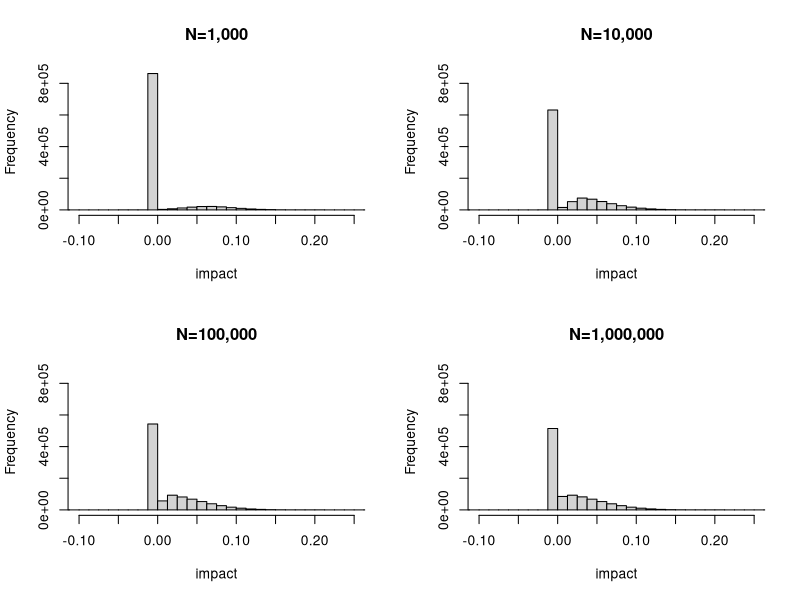
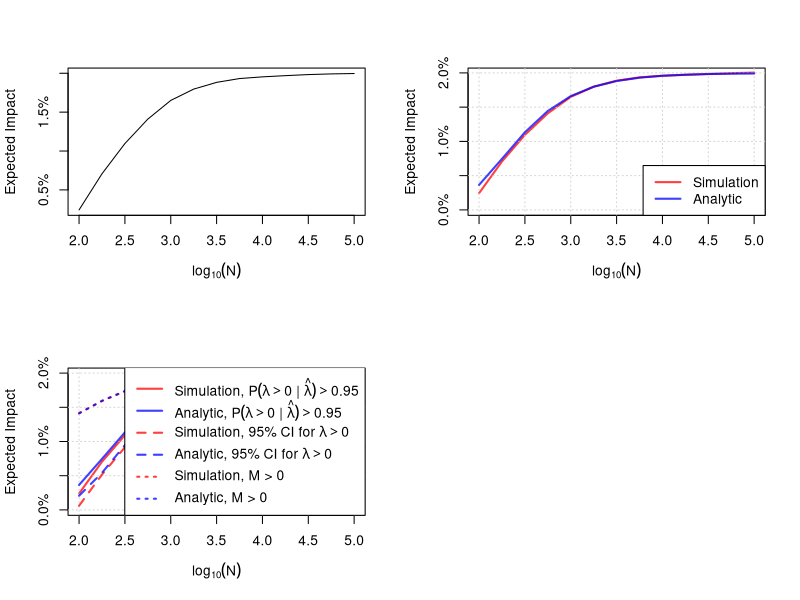

Write the R code that produced these figures, in order.
## ---- chunk 1

# =============================================================================
# Decision Rule 1: Ship if P(lift > 0 | data) > cutoff
# =============================================================================

sim_decisions <- function(n = 5000,
                          cutoff = 0.95,
                          prior_mean = 0,
                          prior_sd = 0.05,
                          control_mean = 2.0,
                          prob_treatment = 0.5,
                          nsims = 100000) {

  # --- 1. Standard Errors ---
  sigma <- 0.5
  se_c <- sigma / sqrt(n * (1 - prob_treatment))
  se_t <- sigma / sqrt(n * prob_treatment)

  # --- 2. Simulate Data ---
  true_lift <- rnorm(nsims, prior_mean, prior_sd)
  control   <- rnorm(nsims, control_mean, se_c)
  treatment <- rnorm(nsims, control_mean * (1 + true_lift), se_t)

  # --- 3. Posterior ---
  estimated_lift    <- (treatment / control) - 1
  estimated_lift_se <- sqrt(se_t^2 / control^2 + se_c^2 * treatment^2 / control^4)

  V <- 1 / (1 / estimated_lift_se^2 + 1 / prior_sd^2)
  M <- V * (estimated_lift / estimated_lift_se^2 + prior_mean / prior_sd^2)
  S <- sqrt(V)

  # --- 4. Decision Rule ---
  # Ship if P(lift > 0 | data) > cutoff
  prob_positive <- pnorm(0, mean = M, sd = S, lower.tail = FALSE)
  impact <- ifelse(prob_positive > cutoff, true_lift, 0)

  mean(impact)
}

analytic_decisions <- function(n = 5000,
                               cutoff = 0.95,
                               prior_mean = 0,
                               prior_sd = 0.05,
                               control_mean = 2.0,
                               prob_treatment = 0.5) {

  # --- 1. Standard Errors ---
  sigma <- 0.5
  se_c <- sigma / sqrt(n * (1 - prob_treatment))
  se_t <- sigma / sqrt(n * prob_treatment)

  # SE of lift via delta method (at mu_t = mu_c)
  se_lift <- sqrt((se_t^2 + se_c^2) / control_mean^2)

  # --- 2. Critical Hurdle ---
  # Minimum observed lift to satisfy P(lift > 0 | data) > cutoff
  z_c <- qnorm(cutoff)
  post_sd_inv <- sqrt(1 / prior_sd^2 + 1 / se_lift^2)
  lambda_crit <- z_c * se_lift^2 * post_sd_inv

  # --- 3. Expected Impact ---
  # E[impact] = integral of delta * P(ship | delta) * prior(delta)
  integrand <- function(delta) {
    prob_ship <- 1 - pnorm(lambda_crit, mean = delta, sd = se_lift)
    delta * prob_ship * dnorm(delta, prior_mean, prior_sd)
  }

  integrate(integrand, lower = -Inf, upper = Inf)$value
}

# =============================================================================
# Decision Rule 2: Ship if lower 95% credible interval > 0
# =============================================================================

sim_decisions_ci <- function(n = 5000,
                             ci_level = 0.95,
                             prior_mean = 0,
                             prior_sd = 0.05,
                             control_mean = 2.0,
                             prob_treatment = 0.5,
                             nsims = 100000) {

  # --- 1. Standard Errors ---
  sigma <- 0.5
  se_c <- sigma / sqrt(n * (1 - prob_treatment))
  se_t <- sigma / sqrt(n * prob_treatment)

  # --- 2. Simulate Data ---
  true_lift <- rnorm(nsims, prior_mean, prior_sd)
  control   <- rnorm(nsims, control_mean, se_c)
  treatment <- rnorm(nsims, control_mean * (1 + true_lift), se_t)

  # --- 3. Posterior ---
  estimated_lift    <- (treatment / control) - 1
  estimated_lift_se <- sqrt(se_t^2 / control^2 + se_c^2 * treatment^2 / control^4)

  V <- 1 / (1 / estimated_lift_se^2 + 1 / prior_sd^2)
  M <- V * (estimated_lift / estimated_lift_se^2 + prior_mean / prior_sd^2)
  S <- sqrt(V)

  # --- 4. Decision Rule ---
  # Ship if lower bound of 95% credible interval > 0
  lower_ci <- qnorm((1 - ci_level) / 2, mean = M, sd = S)
  impact <- ifelse(lower_ci > 0, true_lift, 0)

  mean(impact)
}

analytic_decisions_ci <- function(n = 5000,
                                  ci_level = 0.95,
                                  prior_mean = 0,
                                  prior_sd = 0.05,
                                  control_mean = 2.0,
                                  prob_treatment = 0.5) {

  # --- 1. Standard Errors ---
  sigma <- 0.5
  se_c <- sigma / sqrt(n * (1 - prob_treatment))
  se_t <- sigma / sqrt(n * prob_treatment)

  # SE of lift via delta method (at mu_t = mu_c)
  se_lift <- sqrt((se_t^2 + se_c^2) / control_mean^2)

  # --- 2. Critical Hurdle ---
  # Minimum observed lift so that lower bound of CI > 0
  z_ci <- qnorm((1 + ci_level) / 2)
  post_sd_inv <- sqrt(1 / prior_sd^2 + 1 / se_lift^2)
  lambda_crit <- z_ci * se_lift^2 * post_sd_inv

  # --- 3. Expected Impact ---
  # E[impact] = integral of delta * P(ship | delta) * prior(delta)
  integrand <- function(delta) {
    prob_ship <- 1 - pnorm(lambda_crit, mean = delta, sd = se_lift)
    delta * prob_ship * dnorm(delta, prior_mean, prior_sd)
  }

  integrate(integrand, lower = -Inf, upper = Inf)$value
}

# =============================================================================
# Decision Rule 3: Ship if M > 0
# =============================================================================

sim_decisions_M <- function(n = 5000,
                             prior_mean = 0,
                             prior_sd = 0.05,
                             control_mean = 2.0,
                             prob_treatment = 0.5,
                             nsims = 100000) {

  # --- 1. Standard Errors ---
  sigma <- 0.5
  se_c <- sigma / sqrt(n * (1 - prob_treatment))
  se_t <- sigma / sqrt(n * prob_treatment)

  # --- 2. Simulate Data ---
  true_lift <- rnorm(nsims, prior_mean, prior_sd)
  control   <- rnorm(nsims, control_mean, se_c)
  treatment <- rnorm(nsims, control_mean * (1 + true_lift), se_t)

  # --- 3. Posterior ---
  estimated_lift    <- (treatment / control) - 1
  estimated_lift_se <- sqrt(se_t^2 / control^2 + se_c^2 * treatment^2 / control^4)

  V <- 1 / (1 / estimated_lift_se^2 + 1 / prior_sd^2)
  M <- V * (estimated_lift / estimated_lift_se^2 + prior_mean / prior_sd^2)

  # --- 4. Decision Rule ---
  # Ship if posterior mean M > 0
  impact <- ifelse(M > 0, true_lift, 0)

  mean(impact)
}

analytic_decisions_M <- function(n = 5000,
                                  prior_mean = 0,
                                  prior_sd = 0.05,
                                  control_mean = 2.0,
                                  prob_treatment = 0.5) {

  # --- 1. Standard Errors ---
  sigma <- 0.5
  se_c <- sigma / sqrt(n * (1 - prob_treatment))
  se_t <- sigma / sqrt(n * prob_treatment)

  # SE of lift via delta method (at mu_t = mu_c)
  se_lift <- sqrt((se_t^2 + se_c^2) / control_mean^2)

  # --- 2. Critical Hurdle ---
  # M > 0 iff hat_lambda > -prior_mean * se_lift^2 / prior_sd^2
  # With prior_mean = 0, lambda_crit = 0
  lambda_crit <- -prior_mean * se_lift^2 / prior_sd^2

  # --- 3. Expected Impact ---
  # E[impact] = integral of delta * P(ship | delta) * prior(delta)
  integrand <- function(delta) {
    prob_ship <- 1 - pnorm(lambda_crit, mean = delta, sd = se_lift)
    delta * prob_ship * dnorm(delta, prior_mean, prior_sd)
  }

  integrate(integrand, lower = -Inf, upper = Inf)$value
}

## ---- chunk 2
#| echo: false
#| fig-cap: "Distribution of shipped lifts under the probability to beat control decision rule ($c = 0.95$) for increasing sample sizes. Prior is $\\operatorname{Normal}(0, 0.05^2)$, $\\sigma = 0.5$, and equal allocation ($p = 0.5$). At small $N$, most simulations result in no-ship (the spike at 0). As $N$ grows, the posterior tightens and more true positives are shipped."

sigma <- 0.5
prob_treatment <- 0.5
prior_mean <- 0
prior_sd <- 0.05
control_mean <- 1
nsims <- 1e6
cutoff <- 0.95

brks <- seq(-0.2, 0.3, 0.0125)
sample_sizes <- c(1000, 10000, 100000, 1000000)

# First pass: compute all histograms to find shared y-axis
hists <- lapply(sample_sizes, function(n) {
  se_c <- sigma / sqrt(n * (1 - prob_treatment))
  se_t <- sigma / sqrt(n * prob_treatment)

  true_lift <- rnorm(nsims, prior_mean, prior_sd)
  control   <- rnorm(nsims, control_mean, se_c)
  treatment <- rnorm(nsims, control_mean * (1 + true_lift), se_t)

  estimated_lift    <- (treatment / control) - 1
  estimated_lift_se <- sqrt(se_t^2 / control^2 + se_c^2 * treatment^2 / control^4)

  V <- 1 / (1 / estimated_lift_se^2 + 1 / prior_sd^2)
  M <- V * (estimated_lift / estimated_lift_se^2 + prior_mean / prior_sd^2)
  S <- sqrt(V)

  prob_positive <- pnorm(0, mean = M, sd = S, lower.tail = FALSE)
  impact <- ifelse(prob_positive > cutoff, true_lift, 0)
  hist(impact, breaks = brks, plot = FALSE)
})

ymax <- max(sapply(hists, \(h) max(h$counts)))

# Second pass: plot with shared y-axis
par(mfrow = c(2, 2))
for (i in seq_along(sample_sizes)) {
  plot(hists[[i]], xlim = c(-0.1, 0.25), ylim = c(0, ymax),
       main = stringr::str_c("N=", scales::comma(sample_sizes[i])),
       xlab = "impact", ylab = "Frequency")
}
## ---- chunk 3
#| fig-cap: "Average impact to the product as a function of sample size under the probability to beat control rule ($c = 0.95$). The curve flattens as $N$ grows, reflecting diminishing returns from longer experiments. The loess-smoothed curve is based on 100,000 simulations at each sample size."
lns <- seq(2, 5, 0.25)
ns <- 10^lns
sim_prob <- sapply(ns, \(x) sim_decisions(n = x))
smoothed_sim_prob <- loess(sim_prob ~ lns)

plot(lns, predict(smoothed_sim_prob), yaxt='n', xlab=expression(log[10](N)), ylab='Expected Impact', type='l')
axis(2, at = axTicks(2), labels = scales::percent(axTicks(2)))
## ---- chunk 4
#| fig-cap: "Simulated vs analytic expected impact for the probability to beat control rule ($c = 0.95$). The close agreement confirms the analytic solution is a good approximation, at least under the proposed parameters. Prior is $\\operatorname{Normal}(0, 0.05^2)$, $\\sigma = 0.5$, and equal allocation ($p = 0.5$)."
lns <- seq(2, 5, 0.25)
ns <- 10^lns

sim_prob      <- sapply(ns, \(x) sim_decisions(n = x))
analytic_prob <- sapply(ns, \(x) analytic_decisions(n = x))
f_prob <- loess(sim_prob ~ lns)

col_sim <- rgb(1, 0, 0, 0.75)
col_ana <- rgb(0, 0, 1, 0.75)

plot(lns, predict(f_prob), type = 'l', col = col_sim, lwd = 2,
     xlab = expression(log[10](N)), ylab = 'Expected Impact', yaxt = 'n',
     ylim = range(0, analytic_prob))
axis(2, at = axTicks(2), labels = scales::percent(axTicks(2)))
grid()
lines(lns, analytic_prob, col = col_ana, lwd = 2)
legend('bottomright',
       legend = c('Simulation', 'Analytic'),
       col = c(col_sim, col_ana), lwd = 2)
## ---- chunk 5
#| fig-cap: "Simulated (red) and analytic (blue) expected impact curves for three decision rules: probability to beat control (solid, $c = 0.95$), 95% credible interval excluding zero (dashed), and M > 0 (dotted, ship if posterior mean is positive). The M > 0 rule is the most permissive, shipping more often and yielding higher average impact at each sample size."
lns <- seq(2, 5, 0.25)
ns <- 10^lns

# Compute all 6 expected impact curves
sim_prob      <- sapply(ns, \(x) sim_decisions(n = x))
analytic_prob <- sapply(ns, \(x) analytic_decisions(n = x))
sim_ci        <- sapply(ns, \(x) sim_decisions_ci(n = x))
analytic_ci   <- sapply(ns, \(x) analytic_decisions_ci(n = x))
sim_M         <- sapply(ns, \(x) sim_decisions_M(n = x))
analytic_M    <- sapply(ns, \(x) analytic_decisions_M(n = x))

# Smooth simulation curves
f_prob <- loess(sim_prob ~ lns)
f_ci   <- loess(sim_ci ~ lns)
f_M    <- loess(sim_M ~ lns)

# Colors: red = simulation, blue = analytic
# Linetype: solid = P(lift>0) rule, dashed = CI rule, dotted = M > 0
col_sim <- rgb(1, 0, 0, 0.75)
col_ana <- rgb(0, 0, 1, 0.75)

ylim <- range(0, analytic_prob, analytic_ci, analytic_M)

plot(lns, predict(f_prob), type = 'l', col = col_sim, lwd = 2, lty = 1,
     xlab = expression(log[10](N)), ylab = 'Expected Impact', yaxt = 'n', ylim = ylim)
axis(2, at = axTicks(2), labels = scales::percent(axTicks(2)))
grid()
lines(lns, analytic_prob, col = col_ana, lwd = 2, lty = 1)
lines(lns, predict(f_ci),  col = col_sim, lwd = 2, lty = 2)
lines(lns, analytic_ci,    col = col_ana, lwd = 2, lty = 2)
lines(lns, predict(f_M),   col = col_sim, lwd = 2, lty = 3)
lines(lns, analytic_M,     col = col_ana, lwd = 2, lty = 3)
legend('bottomright',
       legend = c(expression("Simulation, " * P(lambda > 0 ~ "|" ~ hat(lambda)) > 0.95),
                  expression("Analytic, " * P(lambda > 0 ~ "|" ~ hat(lambda)) > 0.95),
                  expression("Simulation, 95% CI for " * lambda > 0),
                  expression("Analytic, 95% CI for " * lambda > 0),
                  expression("Simulation, M > 0"),
                  expression("Analytic, M > 0")),
       col = c(col_sim, col_ana, col_sim, col_ana, col_sim, col_ana),
       lty = c(1, 1, 2, 2, 3, 3), lwd = 2)
